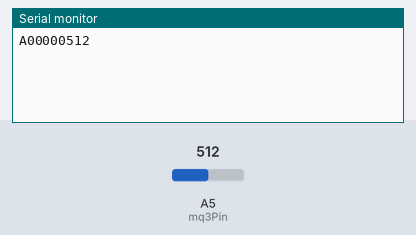
Bench run of a sketch on a simulated Arduino Uno, built with avr-gcc and run on an emulated ATmega328P. Parts: the last lines printed to the serial monitor. The inputs (shaded band) are chosen by the test bench; at power-on: A5 (mq3Pin) = 512.

Above: at 1.8 s.
1.9 s: A5 (mq3Pin) set to 716
At 2.8 s:
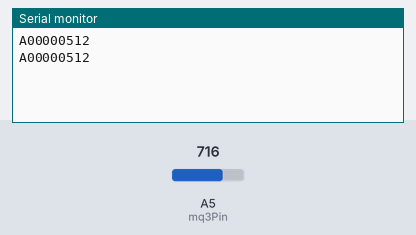
3.4 s: A5 (mq3Pin) set to 900
At 4.7 s:
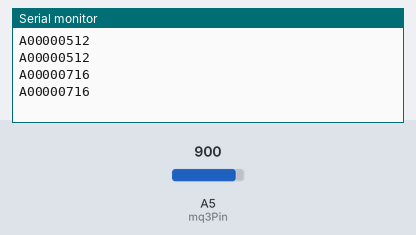
Timing chart, 0 to 6.4 s (numbered marks = the images above; inputs shaded):
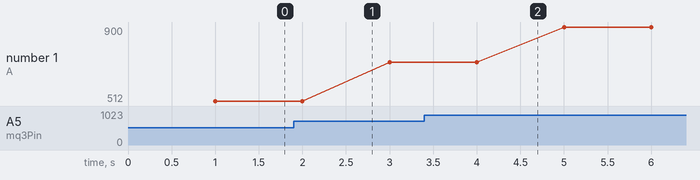

Measured:
- plotted number 1: 512 → 716 after the input at 1.9 s, 716 → 900 after the input at 3.4 s

The sketch:

alcohol.ino
```cpp
int mq3Pin = A5;

void setup() {
  Serial.begin(9600);
}

void loop() {
  int val = analogRead(mq3Pin);
  delay(1000);

   Serial.print("A");
   Serial.print("00000");
   Serial.print(val);
   Serial.println();
}
```
